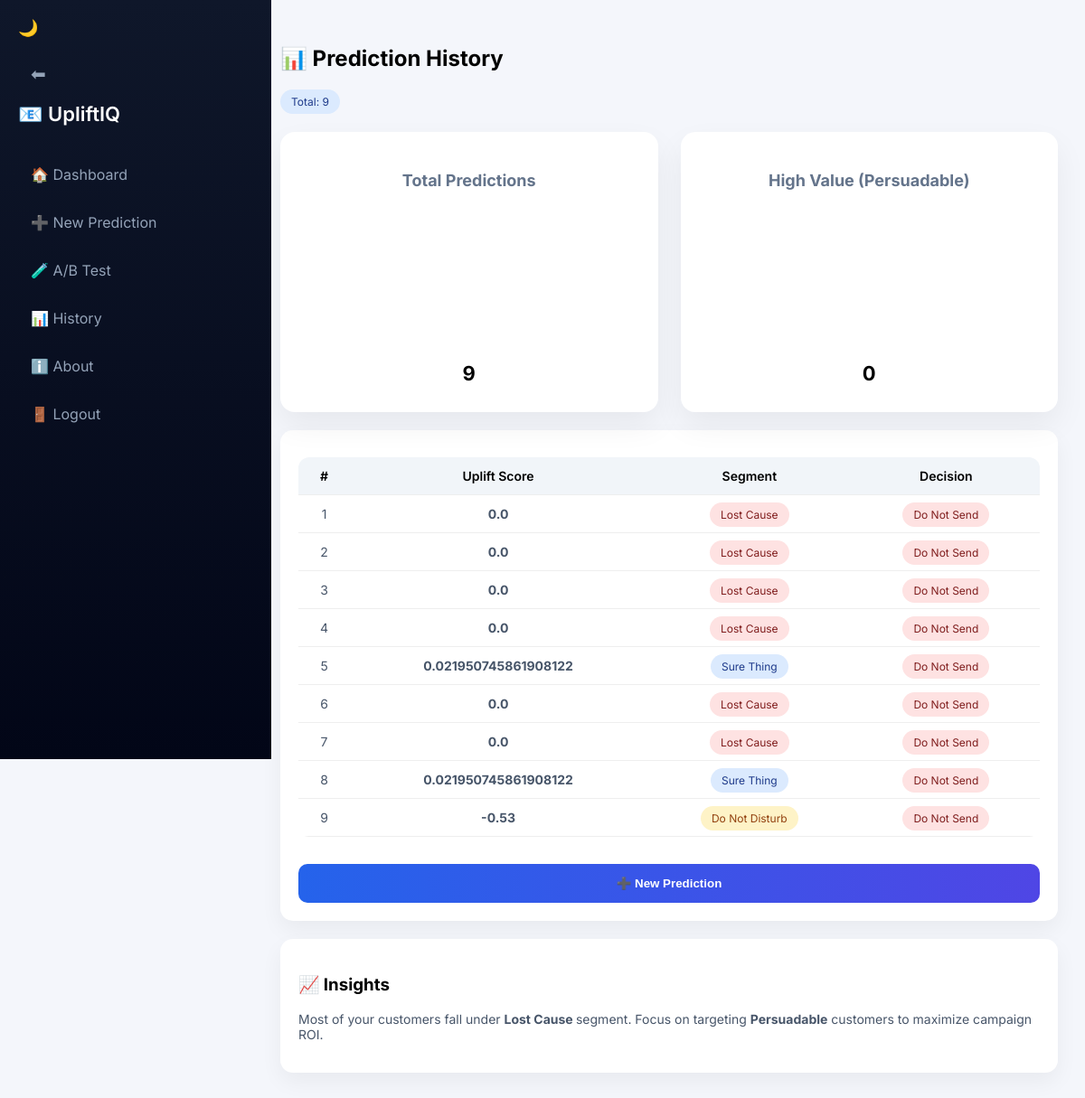
Screenshot of /history (signed in) with the database file from the repository.
### tables this page shows
CREATE TABLE history(
        id INTEGER PRIMARY KEY AUTOINCREMENT,
        username TEXT,
        score REAL,
        segment TEXT,
        decision TEXT
    );

### app/app.py (the view)
@app.route("/history")
def history():
    if "user" not in session:
        return redirect("/login")
    conn = sqlite3.connect("database.db")
    c = conn.cursor()
    c.execute("SELECT score, segment, decision FROM history WHERE username=?", (session["user"],))
    data = c.fetchall()
    conn.close()
    return render_template("history.html", data=data)

### app/templates/history.html (shortened to what this page needs)
<!DOCTYPE html>
<html>
<head>
<link rel="stylesheet" href="/static/style.css">
</head>
<body>
<div class="sidebar">
  <div class="theme-toggle">🌙</div>
  <a href="/" class="back-btn">⬅</a>
  <div class="logo">📧 UpliftIQ</div>
  <a href="/dashboard">🏠 Dashboard</a>
  <a href="/predict_page">➕ New Prediction</a>
  <a href="/abtest">🧪 A/B Test</a>
  <a href="/history" class="active">📊 History</a>
  <a href="/about">ℹ️ About</a>
  <a href="/logout">🚪 Logout</a>
</div>
<div class="main">
  <div class="header">
    <h2>📊 Prediction History</h2>
    <span class="badge blue">Total: {{ data|length }}</span>
  </div>
  <div class="grid">
    <div class="card">
      <h3>Total Predictions</h3>
      <h2>{{ data|length }}</h2>
    </div>
    <div class="card">
      <h3>High Value (Persuadable)</h3>
      <h2>
        {{ data | selectattr(1, 'equalto', 'Persuadable') | list | length }}
      </h2>
    </div>
  </div>
  <div class="card" style="margin-top:20px;">
    {% if data %}
    <table>
      <thead>
        <tr>
          <th>#</th>
          <th>Uplift Score</th>
          <th>Segment</th>
          <th>Decision</th>
        </tr>
      </thead>
      <tbody>
      {% for row in data %}
      <tr>
        <td>{{ loop.index }}</td>
        <td><b>{{ row[0] }}</b></td>
        <td>
          {% if row[1] == 'Persuadable' %}
            <span class="badge green">Persuadable</span>
          {% elif row[1] == 'Sure Thing' %}
            <span class="badge blue">Sure Thing</span>
          {% elif row[1] == 'Lost Cause' %}
            <span class="badge red">Lost Cause</span>
          {% else %}
            <span class="badge yellow">{{ row[1] }}</span>
          {% endif %}
        </td>
        <td>
          {% if row[2] == 'Send Email' %}
            <span class="badge green">Send</span>
          {% else %}
            <span class="badge red">Do Not Send</span>
          {% endif %}
        </td>
      </tr>
      {% endfor %}
      </tbody>
    </table>
    <div style="margin-top:15px; text-align:right;">
      <a href="/predict_page">
        <button>➕ New Prediction</button>
      </a>
    </div>
    {% endif %}
  </div>
  {% if data %}
  <div class="card" style="margin-top:20px;">
    <h3>📈 Insights</h3>
    <p style="font-size:14px; color:#475569;">
      Most of your customers fall under
      <b>
        {{ data[0][1] if data else 'N/A' }}
      </b> segment.
      Focus on targeting <b>Persuadable</b> customers to maximize campaign ROI.
    </p>
  </div>
  {% endif %}
</div>
</body>
</html>

### app/static/style.css (style rules this page uses)
body { margin:0; font-family:'Inter',sans-serif; background:#f4f6fb; }
.sidebar { width:260px; height:100vh; position:fixed; background:linear-gradient(180deg,#0f172a,#020617); color:white; padding:20px; }
.logo { font-size:22px;font-weight:600;margin-bottom:30px }
.sidebar a { display:flex; align-items:center; gap:10px; padding:14px; border-radius:10px; color:#94a3b8; text-decoration:none; margin-bottom:5px; }
.sidebar a:hover,.active { background:#2563eb; color:white; }
.main { margin-left:280px;padding:30px }
.header { display:flex; justify-content:space-between; align-items:center; margin-bottom:20px; }
.card { background:white; padding:20px; border-radius:14px; box-shadow:0 10px 25px rgba(0,0,0,0.05); }
.grid { display:grid;grid-template-columns:1fr 1fr;gap:20px }
button { width:100%; padding:14px; border:none; border-radius:10px; background:linear-gradient(90deg,#2563eb,#4f46e5); color:white; font-weight:600; margin-top:15px; cursor:pointer; }
.badge { padding:6px 12px; border-radius:20px; font-size:12px; }
.blue { background:#dbeafe;color:#1e3a8a }
.red { background:#fee2e2;color:#7f1d1d }
.yellow { background:#fef3c7;color:#92400e }
table { width:100%;border-collapse:collapse }
th,td { padding:12px;border-bottom:1px solid #eee;text-align:center }
.header { display: flex; flex-direction: column; align-items: flex-start; margin-bottom: 20px; }
.grid .card { padding: 15px; min-height: auto; text-align: center; }
.grid .card h2 { font-size: 22px; margin: 5px 0; }
.grid .card h3 { font-size: 14px; color: #64748b; }
.back-btn { display: inline-block; font-size: 20px; margin-bottom: 15px; color: white; text-decoration: none; padding: 8px; border-radius: 8px; transition: 0.3s; }
button { width: 100%; padding: 14px; border-radius: 10px; border: none; background: linear-gradient(90deg,#2563eb,#4f46e5); color: white; font-weight: 600; cursor: pointer; transition: 0.2s; }
table { width: 100%; margin-top: 10px; border-radius: 12px; overflow: hidden; border-collapse: collapse; }
th, td { padding: 12px; text-align: center; }
th { background: #f1f5f9; font-weight: 600; font-size: 14px; }
td { font-size: 14px; color: #475569; }
.theme-toggle { cursor: pointer; font-size: 20px; margin-bottom: 15px; }
.card, .summary-card, tr { transition: all 0.3s ease; }
.theme-toggle { cursor: pointer; font-size: 18px; }
.grid { display: grid; grid-template-columns: 1fr 1fr; gap: 25px; align-items: stretch; }
.sidebar a { display:flex; align-items:center; gap:10px; padding:14px; border-radius:10px; color:#94a3b8; text-decoration:none; margin-bottom:5px; background: transparent; }
.sidebar a.active { background: transparent; color:#94a3b8; }
.grid .card { min-height: 260px; padding: 25px; border-radius: 16px; background: white; box-shadow: 0 15px 35px rgba(0,0,0,0.06); display: flex; flex-direction: column; justify-content: space-between; transition: 0.3s ease; }
.grid .card h3 { margin-bottom: 15px; font-size: 18px; }
.badge.blue { background: #dbeafe; color: #1e3a8a; padding: 6px 12px; border-radius: 20px; }

### rows the page displays
history: score "0.0", shows "Lost Cause", decision "Do Not Send", segment "Lost Cause"
history: score "0.0", segment "Lost Cause", decision "Do Not Send"
history: score "0.0", segment "Lost Cause", decision "Do Not Send"
history: score "0.0", segment "Lost Cause", decision "Do Not Send"
history: score "0.021950745861908122", segment "Sure Thing", decision "Do Not Send"
history: score "0.0", segment "Lost Cause", decision "Do Not Send"
history: score "0.0", segment "Lost Cause", decision "Do Not Send"
history: score "0.021950745861908122", segment "Sure Thing", decision "Do Not Send"
history: score "-0.53", segment "Do Not Disturb", decision "Do Not Send"

### other values shown
{{ data|length }} "9"
{{ data | selectattr(1, 'equalto', 'Persuadable') | list | length }} "0"
